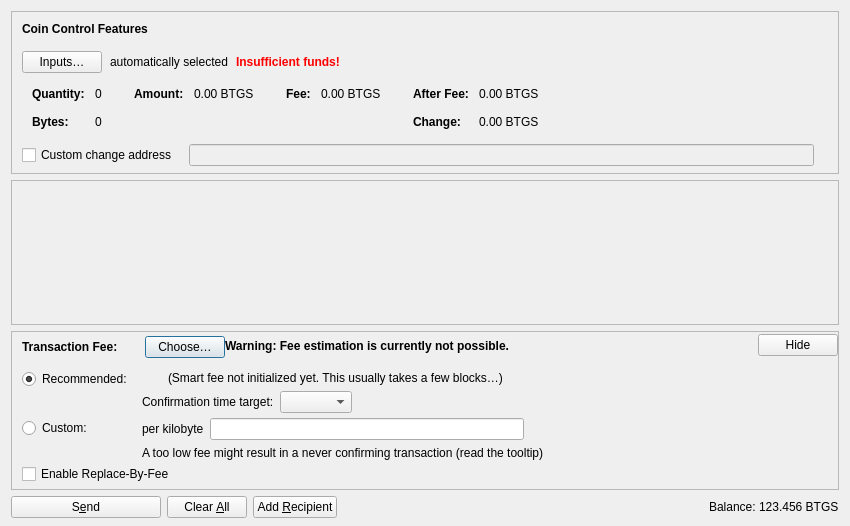
<?xml version="1.0" encoding="UTF-8"?>
<ui version="4.0">
 <class>SendCoinsDialog</class>
 <widget class="QDialog" name="SendCoinsDialog">
  <property name="geometry">
   <rect>
    <x>0</x>
    <y>0</y>
    <width>850</width>
    <height>526</height>
   </rect>
  </property>
  <property name="windowTitle">
   <string>Send Coins</string>
  </property>
  <layout class="QVBoxLayout" name="verticalLayout" stretch="0,1,0,0">
   <property name="bottomMargin">
    <number>8</number>
   </property>
   <item>
    <widget class="QFrame" name="frameCoinControl">
     <property name="sizePolicy">
      <sizepolicy hsizetype="Expanding" vsizetype="Expanding">
       <horstretch>0</horstretch>
       <verstretch>0</verstretch>
      </sizepolicy>
     </property>
     <property name="maximumSize">
      <size>
       <width>16777215</width>
       <height>16777215</height>
      </size>
     </property>
     <property name="frameShape">
      <enum>QFrame::StyledPanel</enum>
     </property>
     <property name="frameShadow">
      <enum>QFrame::Sunken</enum>
     </property>
     <layout class="QVBoxLayout" name="verticalLayoutCoinControl2">
      <property name="spacing">
       <number>0</number>
      </property>
      <property name="leftMargin">
       <number>0</number>
      </property>
      <property name="topMargin">
       <number>0</number>
      </property>
      <property name="rightMargin">
       <number>0</number>
      </property>
      <property name="bottomMargin">
       <number>6</number>
      </property>
      <item>
       <layout class="QVBoxLayout" name="verticalLayoutCoinControl" stretch="0,0,0,0,1">
        <property name="spacing">
         <number>0</number>
        </property>
        <property name="leftMargin">
         <number>10</number>
        </property>
        <property name="topMargin">
         <number>10</number>
        </property>
        <item>
         <layout class="QHBoxLayout" name="horizontalLayoutCoinControl1">
          <property name="bottomMargin">
           <number>15</number>
          </property>
          <item>
           <widget class="QLabel" name="labelCoinControlFeatures">
            <property name="sizePolicy">
             <sizepolicy hsizetype="Preferred" vsizetype="Maximum">
              <horstretch>0</horstretch>
              <verstretch>0</verstretch>
             </sizepolicy>
            </property>
            <property name="font">
             <font>
              <weight>75</weight>
              <bold>true</bold>
             </font>
            </property>
            <property name="styleSheet">
             <string notr="true">font-weight:bold;</string>
            </property>
            <property name="text">
             <string>Coin Control Features</string>
            </property>
           </widget>
          </item>
         </layout>
        </item>
        <item>
         <layout class="QHBoxLayout" name="horizontalLayoutCoinControl2" stretch="0,0,0,0">
          <property name="spacing">
           <number>8</number>
          </property>
          <property name="bottomMargin">
           <number>10</number>
          </property>
          <item>
           <widget class="QPushButton" name="pushButtonCoinControl">
            <property name="styleSheet">
             <string notr="true"/>
            </property>
            <property name="text">
             <string>Inputs…</string>
            </property>
            <property name="autoDefault">
             <bool>false</bool>
            </property>
           </widget>
          </item>
          <item>
           <widget class="QLabel" name="labelCoinControlAutomaticallySelected">
            <property name="text">
             <string>automatically selected</string>
            </property>
            <property name="margin">
             <number>5</number>
            </property>
           </widget>
          </item>
          <item>
           <widget class="QLabel" name="labelCoinControlInsuffFunds">
            <property name="font">
             <font>
              <weight>75</weight>
              <bold>true</bold>
             </font>
            </property>
            <property name="styleSheet">
             <string notr="true">color:red;font-weight:bold;</string>
            </property>
            <property name="text">
             <string>Insufficient funds!</string>
            </property>
            <property name="margin">
             <number>5</number>
            </property>
           </widget>
          </item>
          <item>
           <spacer name="horizontalSpacerCoinControl">
            <property name="orientation">
             <enum>Qt::Horizontal</enum>
            </property>
            <property name="sizeHint" stdset="0">
             <size>
              <width>40</width>
              <height>1</height>
             </size>
            </property>
           </spacer>
          </item>
         </layout>
        </item>
        <item>
         <widget class="QWidget" name="widgetCoinControl" native="true">
          <property name="sizePolicy">
           <sizepolicy hsizetype="Preferred" vsizetype="Preferred">
            <horstretch>0</horstretch>
            <verstretch>0</verstretch>
           </sizepolicy>
          </property>
          <property name="minimumSize">
           <size>
            <width>0</width>
            <height>0</height>
           </size>
          </property>
          <property name="styleSheet">
           <string notr="true"/>
          </property>
          <layout class="QHBoxLayout" name="horizontalLayoutCoinControl5">
           <property name="leftMargin">
            <number>0</number>
           </property>
           <property name="topMargin">
            <number>0</number>
           </property>
           <property name="rightMargin">
            <number>0</number>
           </property>
           <property name="bottomMargin">
            <number>0</number>
           </property>
           <item>
            <layout class="QHBoxLayout" name="horizontalLayoutCoinControl3" stretch="0,0,0,1">
             <property name="spacing">
              <number>20</number>
             </property>
             <property name="topMargin">
              <number>0</number>
             </property>
             <property name="bottomMargin">
              <number>10</number>
             </property>
             <item>
              <layout class="QFormLayout" name="formLayoutCoinControl1">
               <property name="labelAlignment">
                <set>Qt::AlignLeft|Qt::AlignVCenter</set>
               </property>
               <property name="horizontalSpacing">
                <number>10</number>
               </property>
               <property name="verticalSpacing">
                <number>14</number>
               </property>
               <property name="leftMargin">
                <number>10</number>
               </property>
               <property name="topMargin">
                <number>4</number>
               </property>
               <property name="rightMargin">
                <number>6</number>
               </property>
               <item row="0" column="0">
                <widget class="QLabel" name="labelCoinControlQuantityText">
                 <property name="font">
                  <font>
                   <weight>75</weight>
                   <bold>true</bold>
                  </font>
                 </property>
                 <property name="text">
                  <string>Quantity:</string>
                 </property>
                 <property name="margin">
                  <number>0</number>
                 </property>
                </widget>
               </item>
               <item row="0" column="1">
                <widget class="QLabel" name="labelCoinControlQuantity">
                 <property name="cursor">
                  <cursorShape>IBeamCursor</cursorShape>
                 </property>
                 <property name="contextMenuPolicy">
                  <enum>Qt::ActionsContextMenu</enum>
                 </property>
                 <property name="text">
                  <string notr="true">0</string>
                 </property>
                 <property name="margin">
                  <number>0</number>
                 </property>
                 <property name="textInteractionFlags">
                  <set>Qt::LinksAccessibleByMouse|Qt::TextSelectableByKeyboard|Qt::TextSelectableByMouse</set>
                 </property>
                </widget>
               </item>
               <item row="1" column="0">
                <widget class="QLabel" name="labelCoinControlBytesText">
                 <property name="font">
                  <font>
                   <weight>75</weight>
                   <bold>true</bold>
                  </font>
                 </property>
                 <property name="text">
                  <string>Bytes:</string>
                 </property>
                </widget>
               </item>
               <item row="1" column="1">
                <widget class="QLabel" name="labelCoinControlBytes">
                 <property name="cursor">
                  <cursorShape>IBeamCursor</cursorShape>
                 </property>
                 <property name="contextMenuPolicy">
                  <enum>Qt::ActionsContextMenu</enum>
                 </property>
                 <property name="text">
                  <string notr="true">0</string>
                 </property>
                 <property name="textInteractionFlags">
                  <set>Qt::LinksAccessibleByMouse|Qt::TextSelectableByKeyboard|Qt::TextSelectableByMouse</set>
                 </property>
                </widget>
               </item>
              </layout>
             </item>
             <item>
              <layout class="QFormLayout" name="formLayoutCoinControl2">
               <property name="horizontalSpacing">
                <number>10</number>
               </property>
               <property name="verticalSpacing">
                <number>14</number>
               </property>
               <property name="leftMargin">
                <number>6</number>
               </property>
               <property name="topMargin">
                <number>4</number>
               </property>
               <property name="rightMargin">
                <number>6</number>
               </property>
               <item row="0" column="0">
                <widget class="QLabel" name="labelCoinControlAmountText">
                 <property name="font">
                  <font>
                   <weight>75</weight>
                   <bold>true</bold>
                  </font>
                 </property>
                 <property name="text">
                  <string>Amount:</string>
                 </property>
                 <property name="margin">
                  <number>0</number>
                 </property>
                </widget>
               </item>
               <item row="0" column="1">
                <widget class="QLabel" name="labelCoinControlAmount">
                 <property name="cursor">
                  <cursorShape>IBeamCursor</cursorShape>
                 </property>
                 <property name="contextMenuPolicy">
                  <enum>Qt::ActionsContextMenu</enum>
                 </property>
                 <property name="text">
                  <string notr="true">0.00 BTGS</string>
                 </property>
                 <property name="textInteractionFlags">
                  <set>Qt::LinksAccessibleByMouse|Qt::TextSelectableByKeyboard|Qt::TextSelectableByMouse</set>
                 </property>
                </widget>
               </item>
              </layout>
             </item>
             <item>
              <layout class="QFormLayout" name="formLayoutCoinControl3">
               <property name="horizontalSpacing">
                <number>10</number>
               </property>
               <property name="verticalSpacing">
                <number>14</number>
               </property>
               <property name="leftMargin">
                <number>6</number>
               </property>
               <property name="topMargin">
                <number>4</number>
               </property>
               <property name="rightMargin">
                <number>6</number>
               </property>
               <item row="0" column="0">
                <widget class="QLabel" name="labelCoinControlFeeText">
                 <property name="font">
                  <font>
                   <weight>75</weight>
                   <bold>true</bold>
                  </font>
                 </property>
                 <property name="text">
                  <string>Fee:</string>
                 </property>
                 <property name="margin">
                  <number>0</number>
                 </property>
                </widget>
               </item>
               <item row="0" column="1">
                <widget class="QLabel" name="labelCoinControlFee">
                 <property name="cursor">
                  <cursorShape>IBeamCursor</cursorShape>
                 </property>
                 <property name="contextMenuPolicy">
                  <enum>Qt::ActionsContextMenu</enum>
                 </property>
                 <property name="text">
                  <string notr="true">0.00 BTGS</string>
                 </property>
                 <property name="textInteractionFlags">
                  <set>Qt::LinksAccessibleByMouse|Qt::TextSelectableByKeyboard|Qt::TextSelectableByMouse</set>
                 </property>
                </widget>
               </item>
              </layout>
             </item>
             <item>
              <layout class="QFormLayout" name="formLayoutCoinControl4">
               <property name="labelAlignment">
                <set>Qt::AlignLeft|Qt::AlignVCenter</set>
               </property>
               <property name="horizontalSpacing">
                <number>10</number>
               </property>
               <property name="verticalSpacing">
                <number>14</number>
               </property>
               <property name="leftMargin">
                <number>6</number>
               </property>
               <property name="topMargin">
                <number>4</number>
               </property>
               <property name="rightMargin">
                <number>6</number>
               </property>
               <item row="0" column="0">
                <widget class="QLabel" name="labelCoinControlAfterFeeText">
                 <property name="font">
                  <font>
                   <weight>75</weight>
                   <bold>true</bold>
                  </font>
                 </property>
                 <property name="text">
                  <string>After Fee:</string>
                 </property>
                 <property name="margin">
                  <number>0</number>
                 </property>
                </widget>
               </item>
               <item row="0" column="1">
                <widget class="QLabel" name="labelCoinControlAfterFee">
                 <property name="cursor">
                  <cursorShape>IBeamCursor</cursorShape>
                 </property>
                 <property name="contextMenuPolicy">
                  <enum>Qt::ActionsContextMenu</enum>
                 </property>
                 <property name="text">
                  <string notr="true">0.00 BTGS</string>
                 </property>
                 <property name="textInteractionFlags">
                  <set>Qt::LinksAccessibleByMouse|Qt::TextSelectableByKeyboard|Qt::TextSelectableByMouse</set>
                 </property>
                </widget>
               </item>
               <item row="1" column="0">
                <widget class="QLabel" name="labelCoinControlChangeText">
                 <property name="font">
                  <font>
                   <weight>75</weight>
                   <bold>true</bold>
                  </font>
                 </property>
                 <property name="text">
                  <string>Change:</string>
                 </property>
                </widget>
               </item>
               <item row="1" column="1">
                <widget class="QLabel" name="labelCoinControlChange">
                 <property name="cursor">
                  <cursorShape>IBeamCursor</cursorShape>
                 </property>
                 <property name="contextMenuPolicy">
                  <enum>Qt::ActionsContextMenu</enum>
                 </property>
                 <property name="text">
                  <string notr="true">0.00 BTGS</string>
                 </property>
                 <property name="textInteractionFlags">
                  <set>Qt::LinksAccessibleByMouse|Qt::TextSelectableByKeyboard|Qt::TextSelectableByMouse</set>
                 </property>
                </widget>
               </item>
              </layout>
             </item>
            </layout>
           </item>
          </layout>
         </widget>
        </item>
        <item>
         <layout class="QHBoxLayout" name="horizontalLayoutCoinControl4" stretch="0,0,0">
          <property name="spacing">
           <number>12</number>
          </property>
          <property name="sizeConstraint">
           <enum>QLayout::SetDefaultConstraint</enum>
          </property>
          <property name="topMargin">
           <number>5</number>
          </property>
          <property name="rightMargin">
           <number>5</number>
          </property>
          <item>
           <widget class="QCheckBox" name="checkBoxCoinControlChange">
            <property name="toolTip">
             <string>If this is activated, but the change address is empty or invalid, change will be sent to a newly generated address.</string>
            </property>
            <property name="text">
             <string>Custom change address</string>
            </property>
           </widget>
          </item>
          <item>
           <widget class="QValidatedLineEdit" name="lineEditCoinControlChange">
            <property name="enabled">
             <bool>false</bool>
            </property>
            <property name="sizePolicy">
             <sizepolicy hsizetype="Expanding" vsizetype="Fixed">
              <horstretch>0</horstretch>
              <verstretch>0</verstretch>
             </sizepolicy>
            </property>
           </widget>
          </item>
          <item>
           <widget class="QLabel" name="labelCoinControlChangeLabel">
            <property name="sizePolicy">
             <sizepolicy hsizetype="Preferred" vsizetype="Expanding">
              <horstretch>0</horstretch>
              <verstretch>0</verstretch>
             </sizepolicy>
            </property>
            <property name="minimumSize">
             <size>
              <width>0</width>
              <height>0</height>
             </size>
            </property>
            <property name="text">
             <string/>
            </property>
            <property name="margin">
             <number>3</number>
            </property>
           </widget>
          </item>
         </layout>
        </item>
        <item>
         <spacer name="verticalSpacerCoinControl">
          <property name="orientation">
           <enum>Qt::Vertical</enum>
          </property>
          <property name="sizeHint" stdset="0">
           <size>
            <width>800</width>
            <height>1</height>
           </size>
          </property>
         </spacer>
        </item>
       </layout>
      </item>
     </layout>
    </widget>
   </item>
   <item>
    <widget class="QScrollArea" name="scrollArea">
     <property name="widgetResizable">
      <bool>true</bool>
     </property>
     <widget class="QWidget" name="scrollAreaWidgetContents">
      <property name="geometry">
       <rect>
        <x>0</x>
        <y>0</y>
        <width>830</width>
        <height>104</height>
       </rect>
      </property>
      <layout class="QVBoxLayout" name="verticalLayout_2" stretch="0,1">
       <property name="leftMargin">
        <number>0</number>
       </property>
       <property name="topMargin">
        <number>0</number>
       </property>
       <property name="rightMargin">
        <number>0</number>
       </property>
       <property name="bottomMargin">
        <number>0</number>
       </property>
       <item>
        <layout class="QVBoxLayout" name="entries">
         <property name="spacing">
          <number>6</number>
         </property>
        </layout>
       </item>
       <item>
        <spacer name="verticalSpacer">
         <property name="orientation">
          <enum>Qt::Vertical</enum>
         </property>
         <property name="sizeHint" stdset="0">
          <size>
           <width>20</width>
           <height>40</height>
          </size>
         </property>
        </spacer>
       </item>
      </layout>
     </widget>
    </widget>
   </item>
   <item>
    <widget class="QFrame" name="frameFee">
     <property name="sizePolicy">
      <sizepolicy hsizetype="Expanding" vsizetype="Expanding">
       <horstretch>0</horstretch>
       <verstretch>0</verstretch>
      </sizepolicy>
     </property>
     <property name="maximumSize">
      <size>
       <width>16777215</width>
       <height>16777215</height>
      </size>
     </property>
     <property name="frameShape">
      <enum>QFrame::StyledPanel</enum>
     </property>
     <property name="frameShadow">
      <enum>QFrame::Sunken</enum>
     </property>
     <layout class="QVBoxLayout" name="verticalLayoutFee1">
      <property name="spacing">
       <number>0</number>
      </property>
      <property name="leftMargin">
       <number>0</number>
      </property>
      <property name="topMargin">
       <number>0</number>
      </property>
      <property name="rightMargin">
       <number>0</number>
      </property>
      <property name="bottomMargin">
       <number>0</number>
      </property>
      <item>
       <layout class="QVBoxLayout" name="verticalLayoutFee2" stretch="0,0,0">
        <property name="spacing">
         <number>0</number>
        </property>
        <property name="leftMargin">
         <number>10</number>
        </property>
        <property name="topMargin">
         <number>0</number>
        </property>
        <item>
         <layout class="QHBoxLayout" name="horizontalLayoutFee1">
          <property name="bottomMargin">
           <number>0</number>
          </property>
          <item>
           <layout class="QVBoxLayout" name="verticalLayoutFee7">
            <property name="spacing">
             <number>0</number>
            </property>
            <item>
             <spacer name="verticalSpacerSmartFee">
              <property name="orientation">
               <enum>Qt::Vertical</enum>
              </property>
              <property name="sizeType">
               <enum>QSizePolicy::Fixed</enum>
              </property>
              <property name="sizeHint" stdset="0">
               <size>
                <width>1</width>
                <height>4</height>
               </size>
              </property>
             </spacer>
            </item>
            <item>
             <layout class="QHBoxLayout" name="horizontalLayoutSmartFee">
              <property name="spacing">
               <number>10</number>
              </property>
              <item>
               <widget class="QLabel" name="labelFeeHeadline">
                <property name="sizePolicy">
                 <sizepolicy hsizetype="Preferred" vsizetype="Maximum">
                  <horstretch>0</horstretch>
                  <verstretch>0</verstretch>
                 </sizepolicy>
                </property>
                <property name="font">
                 <font>
                  <weight>75</weight>
                  <bold>true</bold>
                 </font>
                </property>
                <property name="styleSheet">
                 <string notr="true">font-weight:bold;</string>
                </property>
                <property name="text">
                 <string>Transaction Fee:</string>
                </property>
               </widget>
              </item>
              <item>
               <widget class="QLabel" name="labelFeeMinimized">
                <property name="text">
                 <string/>
                </property>
               </widget>
              </item>
              <item>
               <widget class="QPushButton" name="buttonChooseFee">
                <property name="text">
                 <string>Choose…</string>
                </property>
               </widget>
              </item>
             </layout>
            </item>
            <item>
             <spacer name="verticalSpacer_5">
              <property name="orientation">
               <enum>Qt::Vertical</enum>
              </property>
              <property name="sizeHint" stdset="0">
               <size>
                <width>1</width>
                <height>1</height>
               </size>
              </property>
             </spacer>
            </item>
           </layout>
          </item>
          <item>
           <widget class="QLabel" name="fallbackFeeWarningLabel">
            <property name="toolTip">
             <string>Using the fallbackfee can result in sending a transaction that will take several hours or days (or never) to confirm. Consider choosing your fee manually or wait until you have validated the complete chain.</string>
            </property>
            <property name="font">
            <font>
                <weight>75</weight>
                <bold>true</bold>
            </font>
            </property>
            <property name="text">
             <string>Warning: Fee estimation is currently not possible.</string>
            </property>
            <property name="wordWrap">
             <bool>false</bool>
            </property>
           </widget>
          </item>
          <item>
           <spacer name="horizontalSpacer_4">
            <property name="orientation">
             <enum>Qt::Horizontal</enum>
            </property>
            <property name="sizeType">
             <enum>QSizePolicy::MinimumExpanding</enum>
            </property>
            <property name="sizeHint" stdset="0">
             <size>
              <width>40</width>
              <height>20</height>
             </size>
            </property>
           </spacer>
          </item>
          <item>
           <widget class="QPushButton" name="buttonMinimizeFee">
            <property name="toolTip">
             <string>Hide transaction fee settings</string>
            </property>
            <property name="text">
             <string>Hide</string>
            </property>
           </widget>
          </item>
         </layout>
        </item>
        <item>
         <widget class="QFrame" name="frameFeeSelection">
          <layout class="QVBoxLayout" name="verticalLayoutFee12">
           <property name="spacing">
            <number>0</number>
           </property>
           <property name="leftMargin">
            <number>0</number>
           </property>
           <property name="topMargin">
            <number>0</number>
           </property>
           <property name="rightMargin">
            <number>0</number>
           </property>
           <property name="bottomMargin">
            <number>0</number>
           </property>
           <item>
            <layout class="QGridLayout" name="gridLayoutFee">
             <property name="topMargin">
              <number>10</number>
             </property>
             <property name="bottomMargin">
              <number>4</number>
             </property>
             <property name="horizontalSpacing">
              <number>10</number>
             </property>
             <property name="verticalSpacing">
              <number>4</number>
             </property>
             <item row="1" column="1">
              <layout class="QVBoxLayout" name="verticalLayoutFee8">
               <property name="spacing">
                <number>6</number>
               </property>
               <item>
                <layout class="QHBoxLayout" name="horizontalLayoutFee13">
                 <item>
                  <widget class="QLabel" name="labelCustomPerKilobyte">
                   <property name="toolTip">
                    <string>Specify a custom fee per kB (1,000 bytes) of the transaction's virtual size.

Note:  Since the fee is calculated on a per-byte basis, a fee rate of "100 satoshis per kvB" for a transaction size of 500 virtual bytes (half of 1 kvB) would ultimately yield a fee of only 50 satoshis.</string>
                   </property>
                   <property name="text">
                    <string>per kilobyte</string>
                   </property>
                  </widget>
                 </item>
                 <item>
                  <widget class="BitcoinAmountField" name="customFee"/>
                 </item>
                 <item>
                  <spacer name="horizontalSpacer_6">
                   <property name="orientation">
                    <enum>Qt::Horizontal</enum>
                   </property>
                   <property name="sizeHint" stdset="0">
                    <size>
                     <width>1</width>
                     <height>1</height>
                    </size>
                   </property>
                  </spacer>
                 </item>
                </layout>
               </item>
               <item>
                <layout class="QHBoxLayout" name="horizontalLayoutFee8">
                 <item>
                  <widget class="QLabel" name="labelCustomFeeWarning">
                   <property name="enabled">
                    <bool>true</bool>
                   </property>
                   <property name="toolTip">
                    <string>When there is less transaction volume than space in the blocks, miners as well as relaying nodes may enforce a minimum fee. Paying only this minimum fee is just fine, but be aware that this can result in a never confirming transaction once there is more demand for bitcoin transactions than the network can process.</string>
                   </property>
                   <property name="text">
                    <string>A too low fee might result in a never confirming transaction (read the tooltip)</string>
                   </property>
                  </widget>
                 </item>
                 <item>
                  <spacer name="horizontalSpacer_2">
                   <property name="orientation">
                    <enum>Qt::Horizontal</enum>
                   </property>
                   <property name="sizeHint" stdset="0">
                    <size>
                     <width>1</width>
                     <height>1</height>
                    </size>
                   </property>
                  </spacer>
                 </item>
                </layout>
               </item>
              </layout>
             </item>
             <item row="0" column="0">
              <layout class="QVBoxLayout" name="verticalLayoutFee4" stretch="0,1">
               <item>
                <widget class="QRadioButton" name="radioSmartFee">
                 <property name="text">
                  <string>Recommended:</string>
                 </property>
                 <property name="checked">
                  <bool>true</bool>
                 </property>
                 <attribute name="buttonGroup">
                  <string notr="true">groupFee</string>
                 </attribute>
                </widget>
               </item>
               <item>
                <spacer name="verticalSpacer_2">
                 <property name="orientation">
                  <enum>Qt::Vertical</enum>
                 </property>
                 <property name="sizeHint" stdset="0">
                  <size>
                   <width>1</width>
                   <height>1</height>
                  </size>
                 </property>
                </spacer>
               </item>
              </layout>
             </item>
             <item row="1" column="0">
              <layout class="QVBoxLayout" name="verticalLayoutFee9" stretch="0,1">
               <item>
                <widget class="QRadioButton" name="radioCustomFee">
                 <property name="text">
                  <string>Custom:</string>
                 </property>
                 <attribute name="buttonGroup">
                  <string notr="true">groupFee</string>
                 </attribute>
                </widget>
               </item>
               <item>
                <spacer name="verticalSpacer_6">
                 <property name="orientation">
                  <enum>Qt::Vertical</enum>
                 </property>
                 <property name="sizeHint" stdset="0">
                  <size>
                   <width>1</width>
                   <height>1</height>
                  </size>
                 </property>
                </spacer>
               </item>
              </layout>
             </item>
             <item row="0" column="1">
              <layout class="QVBoxLayout" name="verticalLayoutFee3" stretch="0,0,1">
               <property name="spacing">
                <number>6</number>
               </property>
               <property name="topMargin">
                <number>2</number>
               </property>
               <item>
                <layout class="QHBoxLayout" name="horizontalLayoutFee12">
                 <item>
                  <widget class="QLabel" name="labelSmartFee">
                   <property name="text">
                    <string/>
                   </property>
                  </widget>
                 </item>
                 <item>
                  <widget class="QLabel" name="labelFeeEstimation">
                   <property name="text">
                    <string/>
                   </property>
                  </widget>
                 </item>
                 <item>
                  <widget class="QLabel" name="labelSmartFee2">
                   <property name="text">
                    <string>(Smart fee not initialized yet. This usually takes a few blocks…)</string>
                   </property>
                  </widget>
                 </item>
                 <item>
                  <spacer name="horizontalSpacer_5">
                   <property name="orientation">
                    <enum>Qt::Horizontal</enum>
                   </property>
                   <property name="sizeHint" stdset="0">
                    <size>
                     <width>1</width>
                     <height>1</height>
                    </size>
                   </property>
                  </spacer>
                 </item>
                </layout>
               </item>
               <item>
                <layout class="QHBoxLayout" name="horizontalLayoutFee9">
                 <item>
                  <layout class="QVBoxLayout" name="verticalLayoutFee6">
                   <item>
                    <widget class="QLabel" name="labelSmartFee3">
                     <property name="text">
                      <string>Confirmation time target:</string>
                     </property>
                    </widget>
                   </item>
                  </layout>
                 </item>
                 <item>
                  <layout class="QVBoxLayout" name="verticalLayoutFee5">
                   <property name="rightMargin">
                    <number>30</number>
                   </property>
                   <item>
                    <layout class="QHBoxLayout" name="horizontalLayoutConfTarget">
                     <property name="bottomMargin">
                      <number>0</number>
                     </property>
                     <item>
                      <widget class="QComboBox" name="confTargetSelector"/>
                     </item>
                     <item>
                      <spacer name="horizontalSpacerConfTarget">
                       <property name="orientation">
                        <enum>Qt::Horizontal</enum>
                       </property>
                       <property name="sizeHint" stdset="0">
                        <size>
                         <width>40</width>
                         <height>20</height>
                        </size>
                       </property>
                      </spacer>
                     </item>
                    </layout>
                   </item>
                  </layout>
                 </item>
                </layout>
               </item>
               <item>
                <spacer name="verticalSpacer_4">
                 <property name="orientation">
                  <enum>Qt::Vertical</enum>
                 </property>
                 <property name="sizeHint" stdset="0">
                  <size>
                   <width>1</width>
                   <height>1</height>
                  </size>
                 </property>
                </spacer>
               </item>
              </layout>
             </item>
            </layout>
           </item>
           <item>
            <widget class="QCheckBox" name="optInRBF">
             <property name="text">
              <string>Enable Replace-By-Fee</string>
             </property>
             <property name="toolTip">
              <string>With Replace-By-Fee (BIP-125) you can increase a transaction's fee after it is sent. Without this, a higher fee may be recommended to compensate for increased transaction delay risk.</string>
             </property>
            </widget>
           </item>
          </layout>
         </widget>
        </item>
        <item>
         <spacer name="verticalSpacerFee">
          <property name="orientation">
           <enum>Qt::Vertical</enum>
          </property>
          <property name="sizeHint" stdset="0">
           <size>
            <width>40</width>
            <height>5</height>
           </size>
          </property>
         </spacer>
        </item>
       </layout>
      </item>
     </layout>
    </widget>
   </item>
   <item>
    <layout class="QHBoxLayout" name="horizontalLayout">
     <item>
      <widget class="QPushButton" name="sendButton">
       <property name="minimumSize">
        <size>
         <width>150</width>
         <height>0</height>
        </size>
       </property>
       <property name="toolTip">
        <string>Confirm the send action</string>
       </property>
       <property name="text">
        <string>S&amp;end</string>
       </property>
       <property name="icon">
        <iconset resource="../bitcoin.qrc">
         <normaloff>:/icons/send</normaloff>:/icons/send</iconset>
       </property>
       <property name="autoDefault">
        <bool>false</bool>
       </property>
       <property name="default">
        <bool>false</bool>
       </property>
      </widget>
     </item>
     <item>
      <widget class="QPushButton" name="clearButton">
       <property name="sizePolicy">
        <sizepolicy hsizetype="Minimum" vsizetype="Fixed">
         <horstretch>0</horstretch>
         <verstretch>0</verstretch>
        </sizepolicy>
       </property>
       <property name="toolTip">
        <string>Clear all fields of the form.</string>
       </property>
       <property name="text">
        <string>Clear &amp;All</string>
       </property>
       <property name="icon">
        <iconset resource="../bitcoin.qrc">
         <normaloff>:/icons/remove</normaloff>:/icons/remove</iconset>
       </property>
       <property name="autoDefault">
        <bool>false</bool>
       </property>
      </widget>
     </item>
     <item>
      <widget class="QPushButton" name="addButton">
       <property name="toolTip">
        <string>Send to multiple recipients at once</string>
       </property>
       <property name="text">
        <string>Add &amp;Recipient</string>
       </property>
       <property name="icon">
        <iconset resource="../bitcoin.qrc">
         <normaloff>:/icons/add</normaloff>:/icons/add</iconset>
       </property>
       <property name="autoDefault">
        <bool>false</bool>
       </property>
      </widget>
     </item>
     <item>
      <spacer name="horizontalSpacer">
       <property name="orientation">
        <enum>Qt::Horizontal</enum>
       </property>
       <property name="sizeHint" stdset="0">
        <size>
         <width>40</width>
         <height>20</height>
        </size>
       </property>
      </spacer>
     </item>
     <item>
      <layout class="QHBoxLayout" name="horizontalLayout_2">
       <property name="spacing">
        <number>3</number>
       </property>
       <item>
        <widget class="QLabel" name="labelBalanceName">
         <property name="sizePolicy">
          <sizepolicy hsizetype="Preferred" vsizetype="Fixed">
           <horstretch>0</horstretch>
           <verstretch>0</verstretch>
          </sizepolicy>
         </property>
         <property name="text">
          <string>Balance:</string>
         </property>
        </widget>
       </item>
       <item>
        <widget class="QLabel" name="labelBalance">
         <property name="sizePolicy">
          <sizepolicy hsizetype="Preferred" vsizetype="Fixed">
           <horstretch>0</horstretch>
           <verstretch>0</verstretch>
          </sizepolicy>
         </property>
         <property name="cursor">
          <cursorShape>IBeamCursor</cursorShape>
         </property>
         <property name="text">
          <string notr="true">123.456 BTGS</string>
         </property>
         <property name="textInteractionFlags">
          <set>Qt::LinksAccessibleByMouse|Qt::TextSelectableByKeyboard|Qt::TextSelectableByMouse</set>
         </property>
        </widget>
       </item>
      </layout>
     </item>
    </layout>
   </item>
  </layout>
 </widget>
 <customwidgets>
  <customwidget>
   <class>QValidatedLineEdit</class>
   <extends>QLineEdit</extends>
   <header>qt/qvalidatedlineedit.h</header>
  </customwidget>
  <customwidget>
   <class>BitcoinAmountField</class>
   <extends>QLineEdit</extends>
   <header>qt/bitcoinamountfield.h</header>
   <container>1</container>
  </customwidget>
 </customwidgets>
 <resources>
  <include location="../bitcoin.qrc"/>
 </resources>
 <connections/>
 <buttongroups>
  <buttongroup name="groupFee"/>
 </buttongroups>
</ui>
